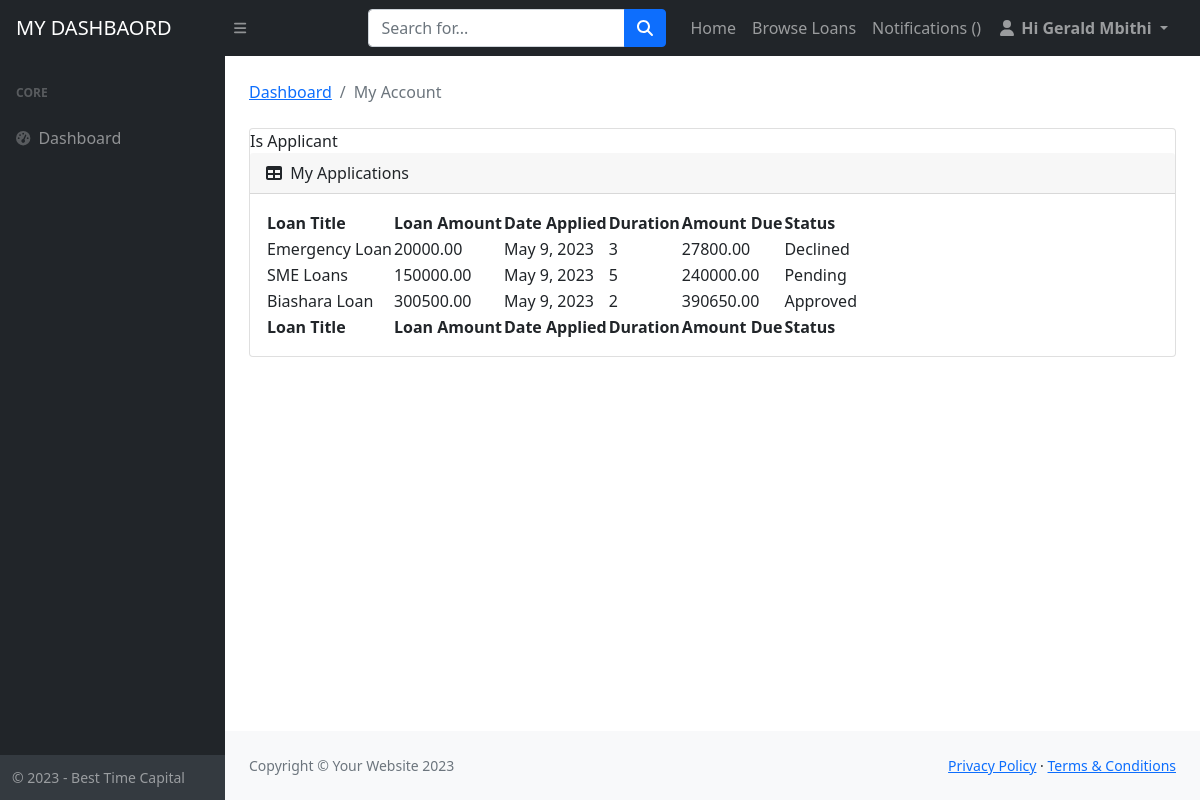
Page /dashboard/ (signed in) on the committed database.
### pages/models.py (models this page shows, shortened)
class CustomUser(AbstractUser):
    first_name = models.CharField(max_length=255)
    last_name = models.CharField(max_length=255)
    email_id = models.CharField(max_length=255)
    phone_no = models.CharField(max_length=255)
    id_no = models.CharField(max_length=255)

### loans/models.py (models this page shows, shortened)
class Application(models.Model):
    loan = models.ForeignKey(Loans, related_name='applications', on_delete=models.CASCADE)
    amount_applied = models.DecimalField(max_digits=10, decimal_places=2)
    period_applied = models.IntegerField(null=True)
    total_applied = models.DecimalField(max_digits=10, decimal_places=2, null=True, blank=True)
    status = models.CharField(choices=STATUS, max_length=50, default='Pending')
    created_by = models.ForeignKey(CustomUser, related_name='applications', on_delete=models.CASCADE)
    created_at = models.DateTimeField(auto_now_add=True)

class Loans(models.Model):
    loan_title = models.CharField(max_length=255)
    loan_description = models.TextField()
    interest = models.IntegerField()
    thumbnail = models.ImageField(upload_to ='uploads/')
    created_by = models.ForeignKey(CustomUser, related_name='loans', on_delete=models.CASCADE)
    created_at = models.DateTimeField(auto_now_add=True)
    changed_at = models.DateTimeField(auto_now=True)

### userprofile/views.py (the view)
# urls.py: path('dashboard/', dashboard, name="dashboard"),
@login_required
def dashboard(request):
    applications = Application.objects.all().order_by('-created_at')
    context = {
        "applications": applications,
        "userprofile": request.user.userprofile,
        }
    return render(request, 'userprofile/index_dashboard.html', context)

### userprofile/templates/userprofile/index_dashboard.html (shortened to what this page needs)
{% extends "base_dashboard.html" %}
{% load static %}
{% block dashboard_content %}
<main>
    <div class="container-fluid px-4" ng-app="myApp" ng-controller="myCtrl">
            <ol class="breadcrumb mb-4">
                <li class="breadcrumb-item"><a href="">Dashboard</a></li>
                <li class="breadcrumb-item active">My Account</li>
            </ol>
        <div class="card mb-4">
        {% if userprofile.is_employer %}
        Is Admin
            <div class="card-header">
                <i class="fas fa-table me-1"></i>
                All Applications List
            </div>
                <div class="card-body">
                    <table id="datatablesSimple">
                        <thead>
                            <tr>
                                <th>Applicant</th>
                                <th>Loan Applied</th>
                                <th>Email Address</th>
                                <th>Phone No.</th>
                                <th>National ID</th>
                                <th>Amount App.</th>
                                <th>Applied On</th>
                                <th>Due Date</th>
                                <th>Amount Due</th>
                                <th>Status</th>
                            </tr>
                        </thead>
                        <tfoot>
                            <tr>
                                <th>Applicant</th>
                                <th>Loan Applied</th>
                                <th>Email Address</th>
                                <th>Phone No.</th>
                                <th>National ID</th>
                                <th>Amount App.</th>
                                <th>Applied On</th>
                                <th>Due Date</th>
                                <th>Amount Due</th>
                                <th>Status</th>
                            </tr>
                        </tfoot>
                        <tbody>
                            {% for application in applications %}
                            <tr>
                                <td><a style="text-decoration: none;" href="{% url 'loan_application_review' application.id %}">{{ application.created_by.first_name }} {{ application.created_by.last_name }}</a></td>
                                <td>{{ application.loan.loan_title }}</td>
                                <td>{{ application.created_by.email_id }}</td>
                                <td>{{ application.created_by.phone_no }}</td>
                                <td>{{ application.created_by.id_no }}</td>
                                <td>{{ application.amount_applied }}</td>
                                <td>{{ application.created_at | date }}</td>
                                <td>TBD</td>
                                <td>{{ application.total_applied }}</td>
                                <td>{{ application.status }}</td>
                            {% empty %}
                                    <p>You haven't listed any loans yet</p>
                            </tr>
                            {% endfor %}
                        </tbody>
                    </table>
                </div>
        {% else %}
        Is Applicant
        <div class="card-header">
            <i class="fas fa-table me-1"></i>
            My Applications
        </div>
                <div class="card-body">
                    <table id="datatablesSimple">
                        <thead>
                            <tr>
                                <th>Loan Title</th>
                                <th>Loan Amount</th>
                                <th>Date Applied</th>
                                <th>Duration</th>
                                <th>Amount Due</th>
                                <th>Status</th>
                            </tr>
                        </thead>
                        <tfoot>
                            <tr>
                                <th>Loan Title</th>
                                <th>Loan Amount</th>
                                <th>Date Applied</th>
                                <th>Duration</th>
                                <th>Amount Due</th>
                                <th>Status</th>
                            </tr>
                        </tfoot>
                        <tbody >
                            {% for application in request.user.applications.all %}
                            <tr>
                                    <td>{{ application.loan.loan_title }}</td>
                                    <td>{{ application.amount_applied }}</td>
                                    <td>{{ application.created_at | date }}</td>
                                    <td>{{ application.period_applied }}</td>
                                    <td> {{ application.total_applied }} </td>
                                    <td>{{ application.status }}</td>
                                {% empty %}
                                    <p>You don't have any loan applications yet</p>
                            </tr>
                            {% endfor %}
                        </tbody>
                    </table>
                </div>
        {% endif %}
        </div>
    </div>
</main>
{% endblock dashboard_content %}

### templates/base_dashboard.html (shortened to what this page needs)
{% load static %}
<!DOCTYPE html>
<html lang="en">
    <head>
        <link href="https://cdn.jsdelivr.net/npm/simple-datatables@latest/dist/style.css" rel="stylesheet" />
        <link href="{% static 'dashboard/css/styles.css' %}" rel="stylesheet" />
    </head>
    <body class="sb-nav-fixed">
        <nav class="sb-topnav navbar navbar-expand navbar-dark bg-dark">
            <a class="navbar-brand ps-3" href="{% url 'dashboard' %}">MY DASHBAORD</a>
            <button class="btn btn-link btn-sm order-1 order-lg-0 me-4 me-lg-0" id="sidebarToggle" href="#!"><i class="fas fa-bars"></i></button>
            <form class="d-none d-md-inline-block form-inline ms-auto me-0 me-md-3 my-2 my-md-0">
                <div class="input-group">
                    <input class="form-control" type="text" placeholder="Search for..." aria-label="Search for..." aria-describedby="btnNavbarSearch" />
                    <button class="btn btn-primary" id="btnNavbarSearch" type="button"><i class="fas fa-search"></i></button>
                </div>
            </form>
            <ul class="navbar-nav ms-auto ms-md-0 me-3 me-lg-4">
                <li><a class="nav-link" href="/">Home</a></li>
                <li><a class="nav-link" href="{% url 'all_loans' %}">Browse Loans</a></li>
                <li><a class="nav-link" href="">Notifications ({{ notifications.count }})</a></li>
                <li class="nav-item dropdown">
                    <a class="nav-link dropdown-toggle text-capitalize" id="navbarDropdown" href="#" role="button" data-bs-toggle="dropdown" aria-expanded="false"><i class="fas fa-user fa-fw"></i>
                        <b>Hi {{ user.first_name }} {{ user.last_name }}</b>
                    </a>
                </li>
            </ul>
        </nav>
        <div id="layoutSidenav">
            <div id="layoutSidenav_nav">
                <nav class="sb-sidenav accordion sb-sidenav-dark" id="sidenavAccordion">
                    <div class="sb-sidenav-menu">
                        <div class="nav">
                            <div class="sb-sidenav-menu-heading">Core</div>
                            <a class="nav-link" href="{% url 'dashboard' %}">
                                <div class="sb-nav-link-icon"><i class="fas fa-tachometer-alt"></i></div>
                                Dashboard
                            </a>
                        </div>
                    </div>
                    <div class="sb-sidenav-footer">
                        <div class="small">&copy; 2023 - Best Time Capital</div>
                    </div>
                </nav>
            </div>
            <div id="layoutSidenav_content">
                {% block dashboard_content %}
                {% endblock dashboard_content %}
                <footer class="py-4 bg-light mt-auto">
                    <div class="container-fluid px-4">
                        <div class="d-flex align-items-center justify-content-between small">
                            <div class="text-muted">Copyright &copy; Your Website 2023</div>
                            <div>
                                <a href="#">Privacy Policy</a>
                                &middot;
                                <a href="#">Terms &amp; Conditions</a>
                            </div>
                        </div>
                    </div>
                </footer>
            </div>
        </div>
    </body>
</html>

### rows in the picture
CustomUser: first_name "Gerald", last_name "Mbithi"
Application: loan.loan_title "Emergency Loan", amount_applied "20000.00", created_at "May 9, 2023", period_applied "3", total_applied "27800.00", status "Declined"
Application: loan.loan_title "SME Loans", amount_applied "150000.00", created_at "May 9, 2023", period_applied "5", total_applied "240000.00", status "Pending"
Application: loan.loan_title "Biashara Loan", amount_applied "300500.00", created_at "May 9, 2023", period_applied "2", total_applied "390650.00", status "Approved"
